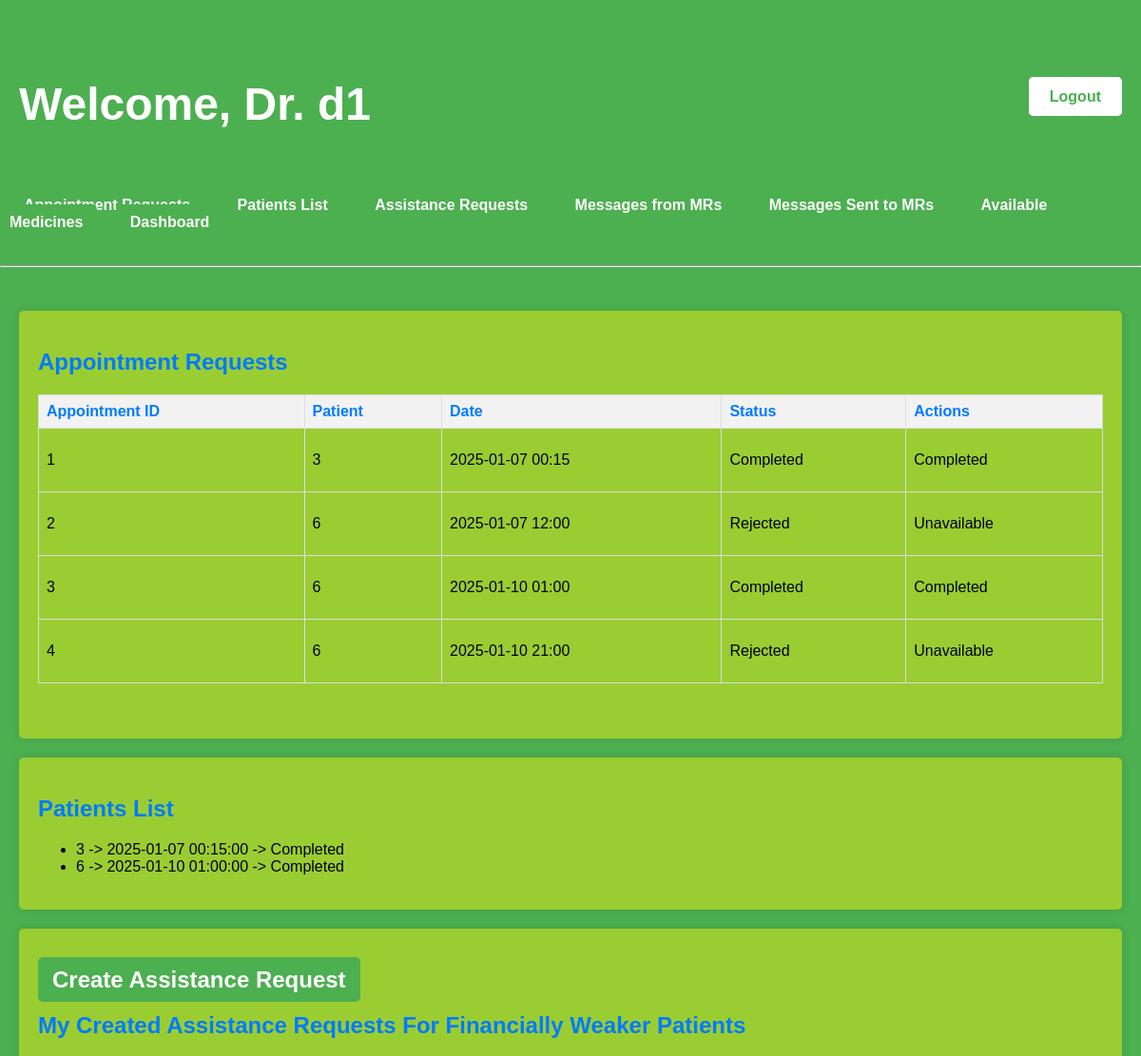
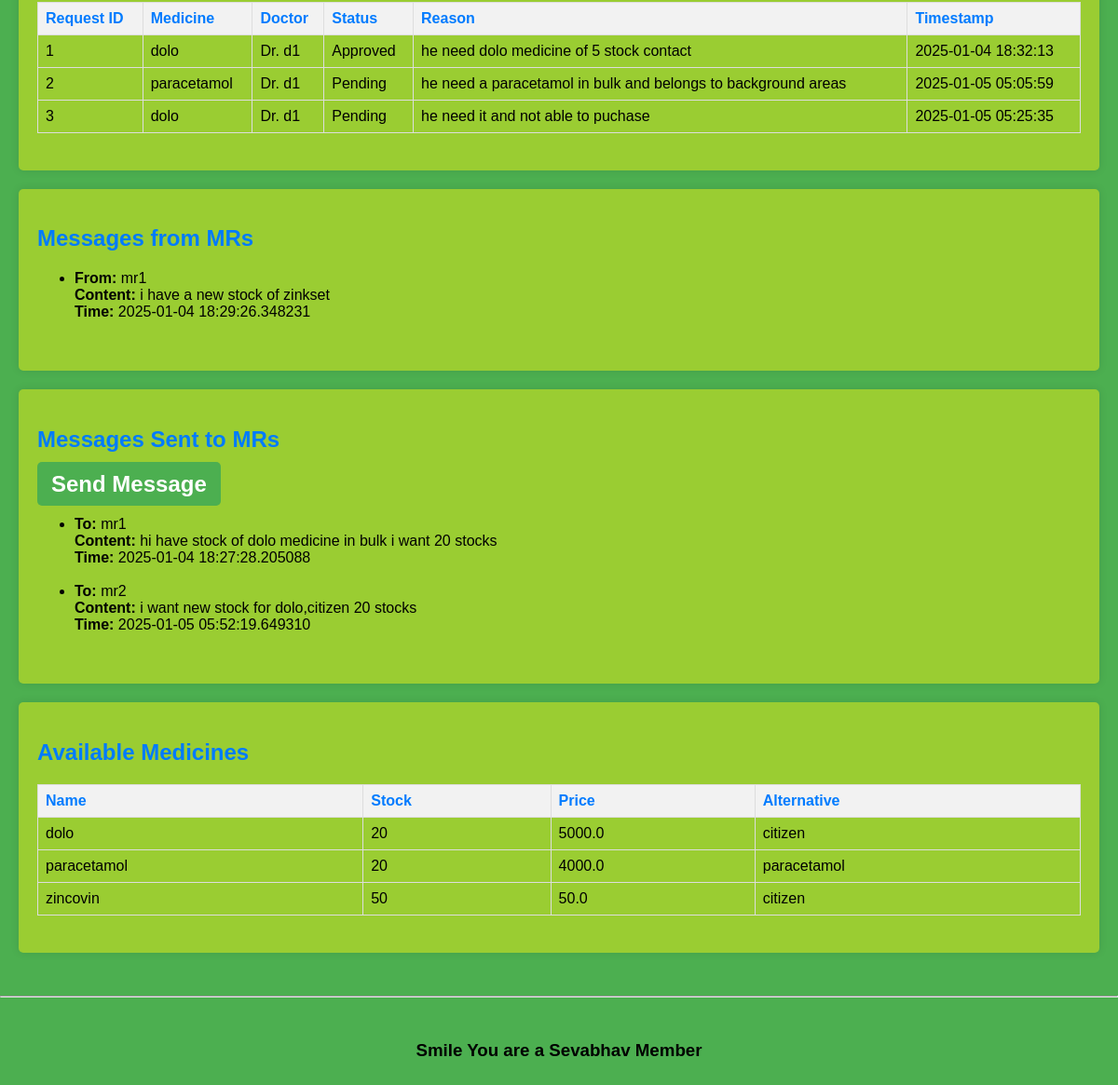
The page /doctor_dashboard (signed in) on the database its author committed (2 pictures, top to bottom).
### models.py (models this page shows)
class User(db.Model):
    id = db.Column(db.Integer, primary_key=True)
    name = db.Column(db.String(100), nullable=False)
    role = db.Column(db.String(50), nullable=False)  # 'Doctor' or 'MR' or 'Patient'
    email = db.Column(db.String(120), unique=True, nullable=False)
    password = db.Column(db.String(128), nullable=False)
    messages_sent = db.relationship('Message',
                                    foreign_keys='Message.sender_id',
                                    backref='sender',
                                    lazy=True)
    messages_received = db.relationship('Message',
                                        foreign_keys='Message.recipient_id',
                                        backref='recipient',
                                        lazy=True)

class Appointment(db.Model):
    id = db.Column(db.Integer, primary_key=True)
    patient_id = db.Column(db.Integer, db.ForeignKey('user.id'), nullable=False)  # Patient booking the appointment
    doctor_id = db.Column(db.Integer, db.ForeignKey('user.id'), nullable=False)  # Doctor for the appointment
    date = db.Column(db.DateTime, nullable=False)  # Appointment date and time
    status = db.Column(db.String(50), default='Pending')  # "Pending", "Confirmed", "Completed", "Cancelled"
    prescription = db.relationship('Prescription', backref='appointment', uselist=False)  # One-to-one relationship with Prescription

class AssistanceRequest(db.Model):
    id = db.Column(db.Integer, primary_key=True)
    patient_name = db.Column(db.String(100), nullable=False)
    doctor_id = db.Column(db.Integer, db.ForeignKey('user.id'), nullable=False)  # Link to the assisting doctor
    medicine_id = db.Column(db.Integer, db.ForeignKey('medicine.id'), nullable=False)  # Requested medicine
    status = db.Column(db.String(50), default='Pending')  # Status: Pending, Approved, Rejected
    reason = db.Column(db.String(255), nullable=True)  # Optional: Reason for request
    timestamp = db.Column(db.DateTime, nullable=False, default=datetime.utcnow)
    doctor = db.relationship('User', backref='assistance_requests', lazy=True)
    medicine = db.relationship('Medicine', backref='assistance_requests', lazy=True)

class Medicine(db.Model):
    id = db.Column(db.Integer, primary_key=True)
    name = db.Column(db.String(100), nullable=False)
    stock = db.Column(db.Integer, nullable=False)
    price = db.Column(db.Float, nullable=False)
    alternative = db.Column(db.String(100), nullable=True)  # Generic/Substitute

class Message(db.Model):
    id = db.Column(db.Integer, primary_key=True)
    sender_id = db.Column(db.Integer, db.ForeignKey('user.id'), nullable=False)
    recipient_id = db.Column(db.Integer, db.ForeignKey('user.id'), nullable=False)
    content = db.Column(db.Text, nullable=False)
    timestamp = db.Column(db.DateTime, nullable=False)

### app.py (the view, shortened to what this page needs)
@app.route('/doctor_dashboard', methods=['GET', 'POST'])
def doctor_dashboard():
    if 'user_id' not in session or User.query.get(session['user_id']).role != 'Doctor':
        flash('Access denied. It\'s For Doctors Only.', 'error')
        return redirect(url_for('login'))
    user = User.query.get(session['user_id'])
    user = User.query.get(session['user_id'])
    messages = Message.query.all()
    medicines = Medicine.query.all()
    appointments = Appointment.query.filter_by(doctor_id=user.id).all()
    assistance_requests = AssistanceRequest.query.filter_by(doctor_id=user.id).all()
    return render_template('doctor_dashboard.html', user=user, messages=messages, medicines=medicines, appointments=appointments, assistance_requests=assistance_requests)

### templates/doctor_dashboard.html (shortened to what this page needs)
<!DOCTYPE html>
<html>
<head>
    <link rel="stylesheet" href="{{ url_for('static', filename='dashboard_style.css') }}">
</head>
<body>
    <header>
        <h1>Welcome, Dr. {{ user.name }}</h1>
        <h2><a href="{{ url_for('logout') }}">Logout</a></h2>
    </header>
    <div class="navigation">
        <a href="#appointments">Appointment Requests</a>
        <a href="#patients-list">Patients List</a>
        <a href="#assistance-requests">Assistance Requests</a>
        <a href="#messages-from-mrs">Messages from MRs</a>
        <a href="#messages-to-mrs">Messages Sent to MRs</a>
        <a href="#available-medicines">Available Medicines</a>
        <a href="dashboard">Dashboard</a>
    </div>
    <br>
    <hr>
    <br>
    <section id="appointments">
        <h2>Appointment Requests</h2>
        <table border="1">
            <thead>
                <tr>
                    <th>Appointment ID</th>
                    <th>Patient</th>
                    <th>Date</th>
                    <th>Status</th>
                    <th>Actions</th>
                </tr>
            </thead>
            <tbody>
                {% for appointment in appointments %}
                <tr>
                    <td>{{ appointment.id }}</td>
                    <td>{{ appointment.patient_id }}</td>
                    <td>{{ appointment.date.strftime('%Y-%m-%d %H:%M') }}</td>
                    <td>{{ appointment.status }}</td>
                    <td>
                        {% if appointment.status == 'Pending' %}
                            <form method="POST" style="display: inline;">
                                <input type="hidden" name="appointment_id" value="{{ appointment.id }}">
                                <button type="submit" name="action" value="Approve">Approve</button>
                                <button type="submit" name="action" value="Reject">Reject</button>
                            </form>
                        {% elif appointment.status == 'Completed' %}
                            <p>Completed</p>
                        {% elif appointment.status == 'Confirmed' %}
                            <form method="POST" action="{{ url_for('prescribe_medicine', appointment_id=appointment.id) }}" style="display: inline;">
                                <button type="submit">Prescribe Medicine</button>
                            </form>
                        {% elif appointment.status == 'Rejected' %}
                            <p>Unavailable</p>
                        {% endif %}
                    </td>
                </tr>
                {% endfor %}
            </tbody>
        </table>
        <br>
    </section>
    <section id="patients-list">
        <h2>Patients List</h2>
        <ul>
            {% for appointment in appointments %}
                {% if appointment.status != 'Rejected' %}
                <li>{{ appointment.patient_id }} -> {{ appointment.date }}  -> {{ appointment.status }}</li>
                {% endif %}
            {% endfor %}
        </ul>
    </section>
    <section id="assistance-requests">
        <h2><a href="{{ url_for('create_assistance_request') }}">Create Assistance Request</a></h2>
        <h2>My Created Assistance Requests For Financially Weaker Patients</h2>
        {% if assistance_requests %}
        <table>
            <thead>
                <tr>
                    <th>Request ID</th>
                    <th>Medicine</th>
                    <th>Doctor</th>
                    <th>Status</th>
                    <th>Reason</th>
                    <th>Timestamp</th>
                </tr>
            </thead>
            <tbody>
                {% for request in assistance_requests %}
                <tr>
                    <td>{{ request.id }}</td>
                    <td>{{ request.medicine.name }}</td>
                    <td>Dr. {{ request.doctor.name }}</td>
                    <td>{{ request.status }}</td>
                    <td>{{ request.reason or 'N/A' }}</td>
                    <td>{{ request.timestamp.strftime('%Y-%m-%d %H:%M:%S') }}</td>
                </tr>
                {% endfor %}
            </tbody>
        </table>
        {% else %}
        <p>No assistance requests found.</p>
        {% endif %}
    </section>
    <section id="messages-from-mrs">
        <h2>Messages from MRs</h2>
        {% if messages %}
            <ul>
                {% for message in messages %}
                {% if message.recipient_id == user.id %}
                    <li>
                        <strong>From:</strong> {{ message.sender.name }} <br>
                        <strong>Content:</strong> {{ message.content }} <br>
                        <strong>Time:</strong> {{ message.timestamp }}
                    </li>
                    <br>
                {% endif %}
                {% endfor %}
            </ul>
        {% else %}
            <p>No messages received yet.</p>
        {% endif %}
    </section>
    <section id="messages-to-mrs">
        <h2>Messages Sent to MRs</h2>
        <h2><a href="{{ url_for('send_message') }}">Send Message</a></h2>
        {% if messages %}
            <ul>
                {% for message in messages %}
                {% if message.sender_id == user.id %}
                    <li>
                        <strong>To:</strong> {{ message.recipient.name }} <br>
                        <strong>Content:</strong> {{ message.content }} <br>
                        <strong>Time:</strong> {{ message.timestamp }}
                    </li>
                    <br>
                {% endif %}
                {% endfor %}
            </ul>
        {% else %}
            <p>No messages sent yet.</p>
        {% endif %}
    </section>
    <section id="available-medicines">
        <h2>Available Medicines</h2>
        {% if medicines %}
        <table>
            <thead>
                <tr>
                    <th>Name</th>
                    <th>Stock</th>
                    <th>Price</th>
                    <th>Alternative</th>
                </tr>
            </thead>
            <tbody>
                {% for medicine in medicines %}
                <tr>
                    <td>{{ medicine.name }}</td>
                    <td>{{ medicine.stock }}</td>
                    <td>{{ medicine.price }}</td>
                    <td>{{ medicine.alternative }}</td>
                </tr>
                {% endfor %}
            </tbody>
        </table>
        {% else %}
        <p>No medicines available.</p>
        {% endif %}
    </section>
    <br>
    <hr>
    <footer>
        <br>
        <h3 style="margin: 20px; text-align-last: center;">Smile You are a Sevabhav Member</h3>
        <br>
    </footer>
</body>
</html>

### static/dashboard_style.css (style rules this page uses)
body { font-family: Arial, sans-serif; margin: 0; padding: 0; background-color: #4CAF50; }
header { background-color: #4CAF50; color: white; padding: 50px 20px; display: flex; justify-content: space-between; align-items: center; }
header h1 { font-size: 3rem; margin-bottom: 10px; }
header a { padding: 10px 20px; font-size: 1rem; color: #4CAF50; background-color: white; border: 2px solid white; border-radius: 5px; text-decoration: none; }
section { margin: 20px; padding: 20px; background:yellowgreen; border-radius: 5px; box-shadow: 0 0 10px rgba(0, 0, 0, 0.1); }
h2 { color: #007BFF; }
table { width: 100%; border-collapse: collapse; margin-top: 10px; }
table th, table td { border: 1px solid #ddd; padding: 8px; text-align: left; }
table th { background-color: #f2f2f2; color: white; color: #007BFF; }

### templates/doctor_dashboard.html (style rules this page uses)
table { width: 100%; border-collapse: collapse; margin-bottom: 20px; }
table, th, td { border: 1px solid #ddd; padding: 8px; text-align: left; }
table th { background-color: #f2f2f2; }
a { padding: 10px 15px; background-color: #4CAF50; color: white; text-decoration: none; border-radius: 5px; }
.navigation { background-color: #4CAF50; padding: 10px; position: sticky; top: 0; z-index: 1000; }
.navigation a { margin-right: 15px; color: white; text-decoration: none; font-weight: bold; }

### rows shown on the page
User: name "d1"
Appointment: id "1", patient_id "3", date "2025-01-07 00:15", status "Completed", date "2025-01-07 00:15:00"
Appointment: id "2", patient_id "6", date "2025-01-07 12:00", status "Rejected", shows "Unavailable"
Appointment: id "3", patient_id "6", date "2025-01-10 01:00", status "Completed", date "2025-01-10 01:00:00"
Appointment: id "4", patient_id "6", date "2025-01-10 21:00", status "Rejected", shows "Unavailable"
AssistanceRequest: id "1", medicine.name "dolo", doctor.name "d1", status "Approved", reason "he need dolo medicine of 5 stock contact", timestamp "2025-01-04 18:32:13"
AssistanceRequest: id "2", medicine.name "paracetamol", doctor.name "d1", status "Pending", reason "he need a paracetamol in bulk and belongs to background areas", timestamp "2025-01-05 05:05:59"
AssistanceRequest: id "3", medicine.name "dolo", doctor.name "d1", status "Pending", reason "he need it and not able to puchase", timestamp "2025-01-05 05:25:35"
Message: sender.name "mr1", content "i have a new stock of zinkset", timestamp "2025-01-04 18:29:26.348231"
Message: recipient.name "mr1", content "hi have stock of dolo medicine in bulk i want 20 stocks", timestamp "2025-01-04 18:27:28.205088"
Message: recipient.name "mr2", content "i want new stock for dolo,citizen 20 stocks", timestamp "2025-01-05 05:52:19.649310"
Medicine: name "dolo", stock "20", price "5000.0", alternative "citizen"
Medicine: name "paracetamol", stock "20", price "4000.0", alternative "paracetamol"
Medicine: name "zincovin", stock "50", price "50.0", alternative "citizen"
